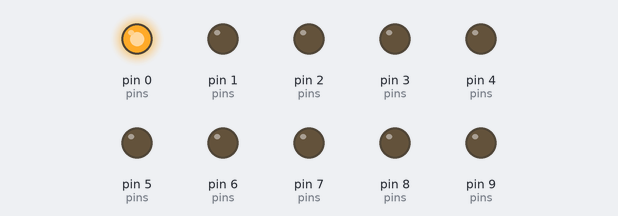
Recording of a sketch running on a simulated Arduino Uno, built with avr-gcc and run on an emulated ATmega328P. Parts: output pins drawn as LEDs (lit = HIGH).

Above: at 0.2 s.
At 1.2 s:
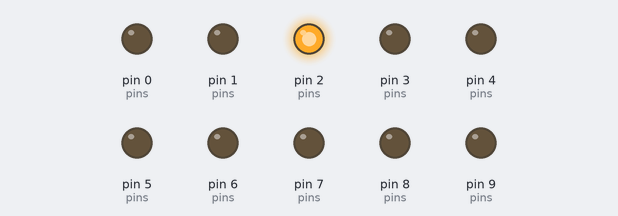
At 1.7 s:
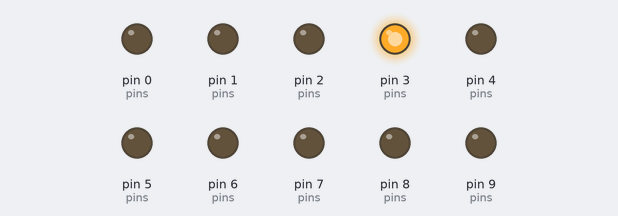
At 2.7 s:
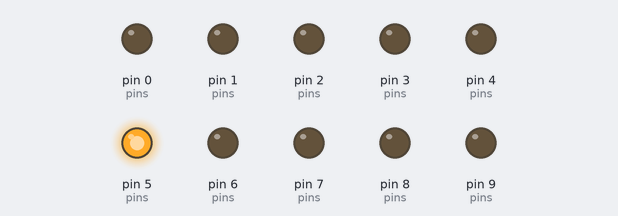
At 4.2 s:
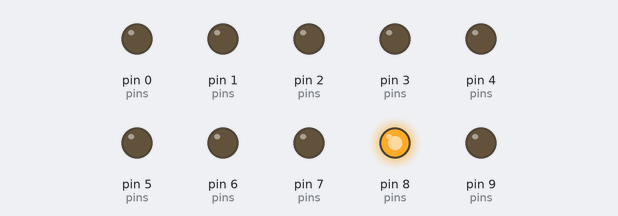
At 5.7 s:
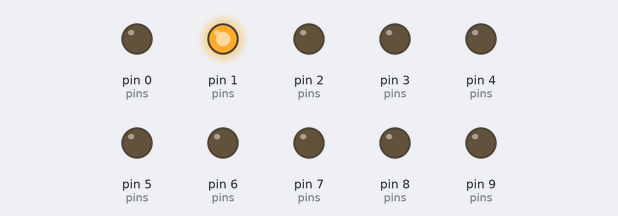
Timing chart, 0 to 6.5 s (numbered marks = the images above):
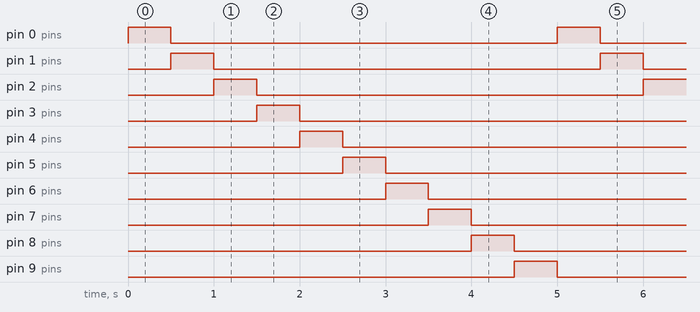

The sketch:

Run_LEDs_scetch.ino
```cpp
// RUN Leds scetch

const int b0 = 0;
const int b1 = 1;
const int b2 = 2;
const int b3 = 3;
const int b4 = 4;

const int b5 = 5;
const int b6 = 6;
const int b7 = 7;
const int b8 = 8;
const int b9 = 9;

int pins[] = {b0,b1,b2,b3,b4,b5,b6,b7,b8,b9};
int arrayLength = sizeof(pins) /sizeof(pins[0]);

int ms_delay = 500;


void setup() {

  for(int i =0; i<arrayLength; i++ ){
    pinMode(pins[i], OUTPUT);
  }

}


void loop() {

  for(int i=0; i<arrayLength; i++ ){
    digitalWrite(pins[i], HIGH);
    for(int j=0; j<arrayLength; j++ ){
      if(i != j){
        digitalWrite(pins[j], LOW);
      }
    }
    delay(ms_delay);
  }

}
```

Measured:
- by itself, pin 0 (pins), pin 1 (pins), pin 2 (pins), pin 3 (pins), pin 4 (pins), pin 5 (pins), pin 6 (pins), pin 7 (pins), pin 8 (pins), pin 9 (pins): alternates HIGH for 0.50 s and LOW for 4.5 s
- by itself, everything shown: repeats every 5.0 s, in 10 steps
